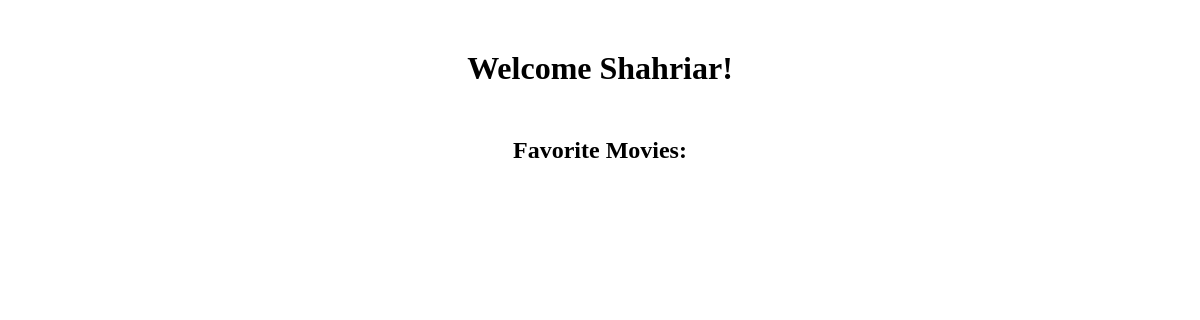
The page /users/2 on the database as committed earlier.
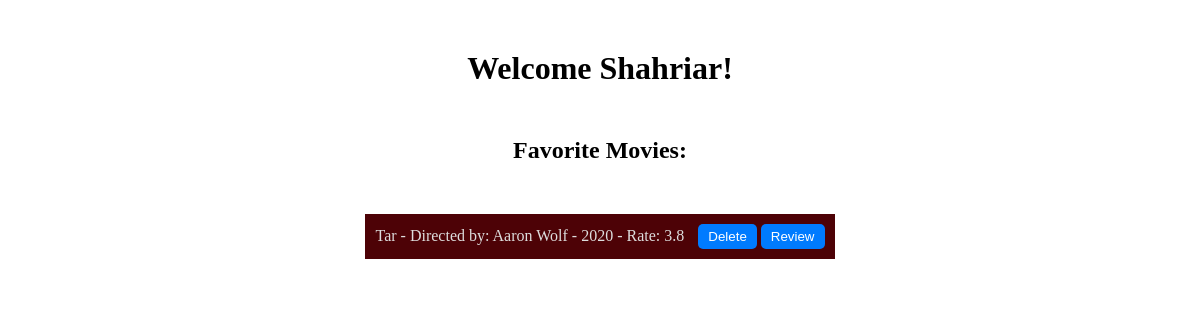
The same page on the database as committed later.
### data_management/SQL_Data_Models.py (models this page shows, shortened)
class User(db.Model):
    __tablename__ = 'users'
    id = Column(Integer, primary_key=True, autoincrement=True)
    name = Column(String, nullable=False)
    email = Column(String, nullable=False)
    password = Column(String, nullable=False)

class Movies(db.Model):
    __tablename__ = 'favorite_movies'
    movie_id = Column(Integer, primary_key=True, autoincrement=True)
    user_id = Column(Integer, ForeignKey('users.id'), nullable=False)
    title = Column(String, nullable=False)
    director = Column(String, nullable=False)
    year = Column(Integer, nullable=False)
    rating = Column(Float, nullable=False)
    note = Column(String, nullable=False)

### app.py (the view, shortened to what this page needs)
@app.route('/users/<user_id>')
def my_movies(user_id):
    try:
        users = data_manager.get_all_users()
        movies, user = data_manager.get_user_movies(user_id)
        return render_template('movies.html', movies=movies,
                               user_name=user.name,
                               id=user_id)
    except Exception as error:
        return render_template('error.html', error_message=str(error))

### data_management/SQLDataManager.py (called while the page is built)
    def get_all_users(self):
        users = User.query.all()
        return users

    def get_user_movies(self, user_id):
        user_favorite_movies = Movies.query.filter_by(user_id=user_id).all()
        user = User.query.filter_by(id=user_id).first()
        return user_favorite_movies, user

### templates/movies.html (shortened to what this page needs)
<!DOCTYPE html>
<html lang="en">
<head>
</head>
<body>
    <div>
        <h1>Welcome {{ user_name }}!</h1>
        <h2>Favorite Movies:</h2>
        <ul>
          {% if movies is mapping %}
            {% for movieID, movieInfo in movies.items() %}
                <li class="movie-item">
                    {{ movieInfo["name"] }} - Directed by: {{ movieInfo["director"] }} -
                    {{ movieInfo["year"] }} - Rate: {{ movieInfo["rating"] }}
                    <form action="/users/{{ user_id }}/delete_movie/{{ movieID }}" method="post">
                      <button type="submit">Delete</button>
                    </form>
                </li>
            {% endfor %}
          {% elif users is iterable and users is not string %}
            {% for movie in movies %}
            <li class="movie-item">
                {{ movie.title }} - Directed by: {{ movie.director }} -
                {{ movie.year }} - Rate: {{ movie.rating }}
                <form action="/users/{{ movie.user_id }}/delete_movie/{{ movie.movie_id }}" method="post">
                  <button type="submit">Delete</button>
                </form>
                <a href="/users/{{ movie.user_id }}/add_review/{{ movie.movie_id }}"><button>Review</button></a>
            </li>
            {% endfor %}
          {% endif %}
        </ul>
    </div>
</body>
</html>

### templates/movies.html (style rules this page uses)
* { margin: 0; padding: 0; box-sizing: border-box; }
body { display: flex; justify-content: center; align-items: flex-start; min-height: 100vh; position: relative; }
body::before { content: ""; position: absolute; top: 0; left: 0; width: 100%; height: 100%; background: url('../static/images/red-chairs.jpg') no-repeat center center fixed; background-size: cover; opacity: 0.2; z-index: -1; }
h1 { text-align: center; color: #000; margin-bottom: 20px; margin-top: 50px; }
h2 { text-align: center; color: #000; margin-top: 50px; margin-bottom: 10px; }
ul { list-style: none; padding: 0; margin-top: 50px; width: 100%; }
li.movie-item { background-color: rgb(77, 2, 6); color: #ddd; margin-bottom: 10px; margin-left: 30px; margin-right: 30px; padding: 10px; }
form { display: inline-block; margin-left: 10px; }
button { background-color: #007bff; color: #fff; border: none; padding: 5px 10px; border-radius: 5px; cursor: pointer; }

Rows that differ between the two databases and show on the page:
added Movies: title "Tar", director "Aaron Wolf", year "2020", rating "3.8"
